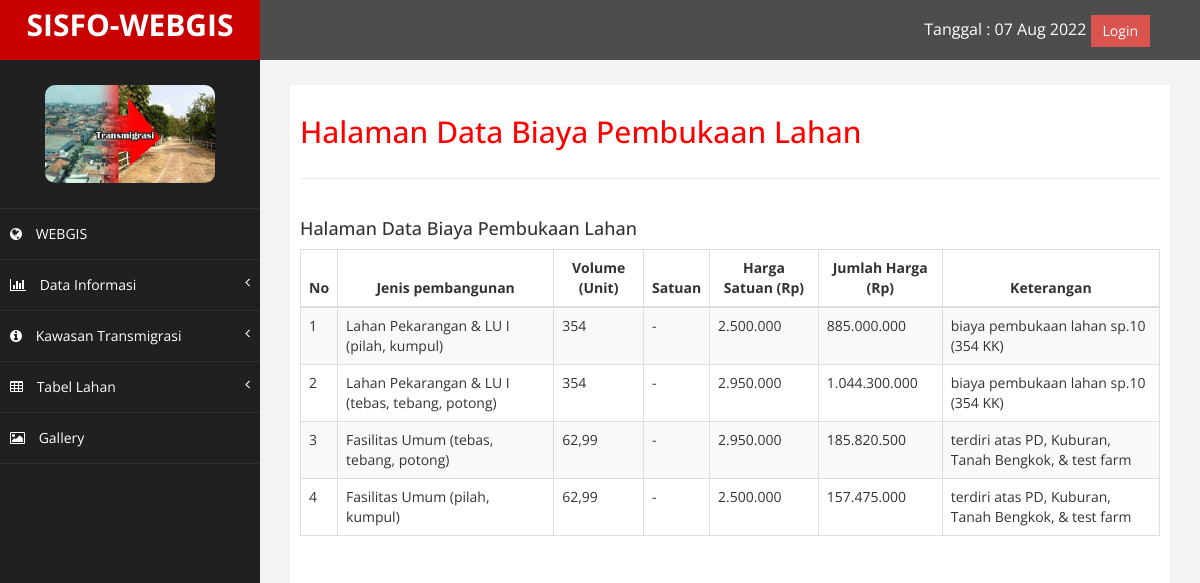
Page /index.php/biayapembangunan on the committed database.
### tables this page shows
CREATE TABLE `biayapembangunan` (
  `id_biaya` int(11) NOT NULL,
  `jenis` varchar(255) DEFAULT NULL,
  `volume` varchar(255) NOT NULL,
  `satuan` varchar(255) DEFAULT NULL,
  `harga_satuan` varchar(255) DEFAULT NULL,
  `jumlah_harga` varchar(255) DEFAULT NULL,
  `ket` text
);

### application/views/layout/v_content.php (called while the page is built)
<?php
if ($isi) {
    $this->load->view($isi);
}

### application/views/layout/v_wrapper.php (called while the page is built)
<?php
require_once('v_head.php');
require_once('v_header.php');
require_once('v_nav.php');
require_once('v_content.php');
require_once('v_footer.php');

### application/controllers/Biayapembangunan.php (called while the page is built, shortened)
<?php
class biayapembangunan extends CI_Controller
{
    public function __construct()
    {
        $this->load->model('m_biayapembangunan');
    }
    public function index()
    {
        $data = array(
            'title'  => 'Halaman Data Biaya Pembukaan Lahan',
            'biayapembangunan' => $this->m_biayapembangunan->tampil(),
            'isi'    => 'anggaran/v_databiayapembangunan'
        );
        $this->load->view('layout/v_wrapper', $data, FALSE);
    }
}

### index.php (called while the page is built, shortened)
<?php
require_once BASEPATH.'core/CodeIgniter.php';

### application/models/M_biayapembangunan.php (called while the page is built, shortened)
<?php
class M_biayapembangunan extends CI_Model
{
    public function tampil()
    {
        $this->db->select('*');
        $this->db->from('biayapembangunan');
        $this->db->order_by('id_biaya', 'desc');
        return $this->db->get()->result();
    }
}

### application/views/anggaran/v_databiayapembangunan.php (the view, shortened to what this page needs)
<div class="row">
    <div class="col-md-12">
        <div class="widget-box widget-color-blue2">
            <div class="widget-header">
                <h4 class="widget-title lighter smaller"><?= $title ?></h4>
            </div>
            <div class="widget-body">
                <div class="widget-main padding-8">
              <table id="dataTables-example" class="table table-striped table-bordered table-hover table-responsive">
                <thead>
                    <tr>
                        <th width="30px" class="text-center">No</th>
                        <th class="text-center">Jenis pembangunan</th>
                        <th class="text-center">Volume (Unit)</th>
                        <th class="text-center">Satuan</th>
                        <th class="text-center">Harga Satuan (Rp)</th>
                        <th class="text-center">Jumlah Harga (Rp)</th>
                        <th class="text-center">Keterangan</th>
                    </tr>
                </thead>
                <tbody>
                    <?php $no=1; foreach ($biayapembangunan as $key => $value) { ?>
                    <tr>
                        <td><?= $no++ ?></td>
                        <td><?= $value->jenis ?></td>
                        <td><?= $value->volume ?></td>
                        <td><?= $value->satuan ?></td>
                        <td><?= $value->harga_satuan ?></td>
                        <td><?= $value->jumlah_harga ?></td>
                        <td><?= $value->ket ?></td>
                    </tr>
                    <?php } ?>
                </tbody>
            </table>
                </div>
            </div>
        </div>
    </div>
</div>

### template/assets/css/custom.css (style rules this page uses)
body { font-family: 'Open Sans', sans-serif; }
.text-center { text-align:center; }
h4 { padding-top:10px; }

### rows in the picture
biayapembangunan: jenis "Lahan Pekarangan & LU I (pilah, kumpul)", volume "354", satuan "-", harga_satuan "2.500.000", jumlah_harga "885.000.000", ket "biaya pembukaan lahan sp.10 (354 KK)"
biayapembangunan: jenis "Lahan Pekarangan & LU I (tebas, tebang, potong)", volume "354", satuan "-", harga_satuan "2.950.000", jumlah_harga "1.044.300.000", ket "biaya pembukaan lahan sp.10 (354 KK)"
biayapembangunan: jenis "Fasilitas Umum (tebas, tebang, potong)", volume "62,99", satuan "-", harga_satuan "2.950.000", jumlah_harga "185.820.500", ket "terdiri atas PD, Kuburan, Tanah Bengkok, & test farm"
biayapembangunan: jenis "Fasilitas Umum (pilah, kumpul)", volume "62,99", satuan "-", harga_satuan "2.500.000", jumlah_harga "157.475.000", ket "terdiri atas PD, Kuburan, Tanah Bengkok, & test farm"

### other values in the picture
$title "Halaman Data Biaya Pembukaan Lahan"
